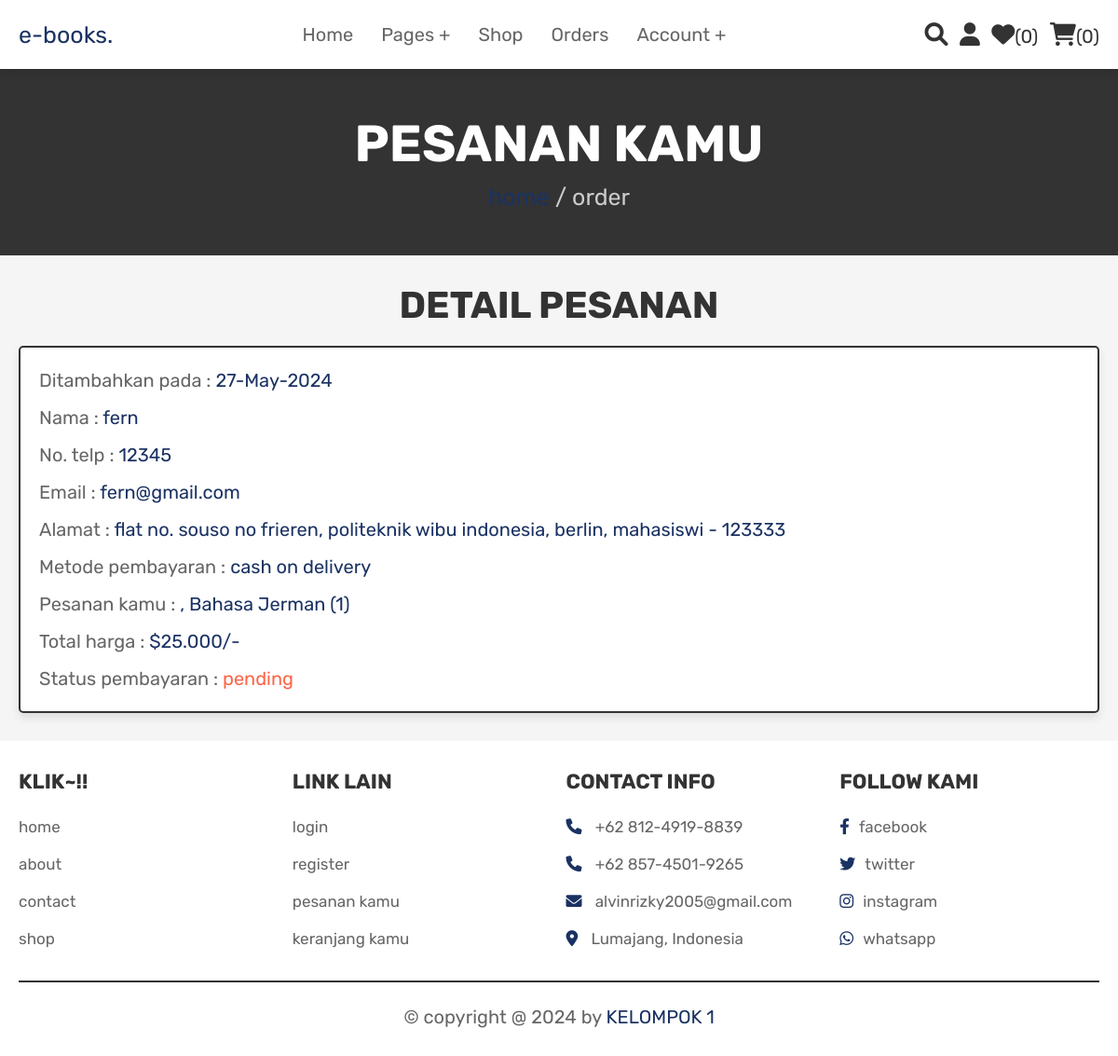
The page /orders.php (signed in) on the database its author committed.
### tables this page shows
CREATE TABLE `orders` (
  `id` int(100) NOT NULL,
  `user_id` int(100) NOT NULL,
  `name` varchar(100) NOT NULL,
  `number` varchar(12) NOT NULL,
  `email` varchar(100) NOT NULL,
  `method` varchar(50) NOT NULL,
  `address` varchar(500) NOT NULL,
  `total_products` varchar(1000) NOT NULL,
  `total_price` double(100,3) NOT NULL,
  `placed_on` varchar(50) NOT NULL,
  `payment_status` varchar(20) NOT NULL DEFAULT 'pending'
);

### orders.php (the view, shortened to what this page needs)
<?php
@include 'config.php';
$user_id = $_SESSION['user_id'];
?>
<!DOCTYPE html>
<html lang="en">
<head>
   <link rel="stylesheet" href="https://cdnjs.cloudflare.com/ajax/libs/font-awesome/6.0.0/css/all.min.css">
   <link rel="stylesheet" href="css/style.css">
</head>
<body>
<?php @include 'header.php'; ?>
<section class="heading">
    <h3>pesanan kamu</h3>
    <p> <a href="home.php">home</a> / order </p>
</section>
<section class="placed-orders">
    <h1 class="title">detail pesanan</h1>
    <div class="box-container">
    <?php
        $select_orders = mysqli_query($conn, "SELECT * FROM `orders` WHERE user_id = '$user_id'") or die('query failed');
        if(mysqli_num_rows($select_orders) > 0){
            while($fetch_orders = mysqli_fetch_assoc($select_orders)){
    ?>
    <div class="box">
        <p> Ditambahkan pada : <span><?php echo $fetch_orders['placed_on']; ?></span> </p>
        <p> Nama : <span><?php echo $fetch_orders['name']; ?></span> </p>
        <p> No. telp : <span><?php echo $fetch_orders['number']; ?></span> </p>
        <p> Email : <span><?php echo $fetch_orders['email']; ?></span> </p>
        <p> Alamat : <span><?php echo $fetch_orders['address']; ?></span> </p>
        <p> Metode pembayaran : <span><?php echo $fetch_orders['method']; ?></span> </p>
        <p> Pesanan kamu : <span><?php echo $fetch_orders['total_products']; ?></span> </p>
        <p> Total harga : <span>$<?php echo $fetch_orders['total_price']; ?>/-</span> </p>
        <p> Status pembayaran : <span style="color:<?php if($fetch_orders['payment_status'] == 'pending'){echo 'tomato'; }else{echo 'green';} ?>"><?php echo $fetch_orders['payment_status']; ?></span> </p>
    </div>
    <?php
        }
    }else{
        echo '<p class="empty">belum ada products yang ditambahkan!</p>';
    }
    ?>
    </div>
</section>
<?php @include 'footer.php'; ?>
</body>
</html>

### css/style.css (style rules this page uses)
:root { --blue: #1a3263; --red: #F5564E; --orange: #FAB95B; --black: #333; --white: #fff; --light-color: #666; --light-white: #ccc; --light-bg: #f5f5f5; --border: .2rem solid var(--black); --box-shadow: 0 .5rem 1rem rgba(0, 0, 0, .1); }
* { font-family: 'Rubik', sans-serif; margin: 0; padding: 0; box-sizing: border-box; outline: none; border: none; text-decoration: none; transition: all .2s linear; }
html { font-size: 62.5%; overflow-x: hidden; scroll-behavior: smooth; scroll-padding-top: 6.5rem; }
body { background: var(--light-bg); }
section { padding: 3rem 2rem; }
.heading { display: flex; flex-flow: column; align-items: center; justify-content: center; gap: 1rem; background-color: var(--black); text-align: center; min-height: 25vh; }
.heading h3 { font-size: 5.5rem; color: var(--white); text-transform: uppercase; }
.heading p { font-size: 2.5rem; color: var(--light-white); }
.heading p a { color: var(--blue); }
.title { text-align: center; margin-bottom: 2rem; color: var(--black); text-transform: uppercase; font-size: 4rem; }
.placed-orders .box-container { max-width: 1200px; margin: 0 auto; display: flex; flex-wrap: wrap; gap: 1.5rem; align-items: flex-start; }
.placed-orders .box-container .box { background-color: var(--white); padding: 1rem 2rem; border: var(--border); box-shadow: var(--box-shadow); flex: 1 1 40rem; border-radius: .5rem; }
.placed-orders .box-container .box p { margin: 1rem 0; font-size: 2rem; line-height: 1.5; color: var(--light-color); }
.placed-orders .box-container .box p span { color: var(--blue); }

### rows shown on the page
orders: placed_on "27-May-2024", name "fern", number "12345", email "fern@gmail.com", address "flat no. souso no frieren, politeknik wibu indonesia, berlin, mahasiswi - 123333", method "cash on delivery", total_products ", Bahasa Jerman (1)", total_price "25.000", payment_status "pending"

### other values the page prints
$wishlist_num_rows "0"
$cart_num_rows "0"
